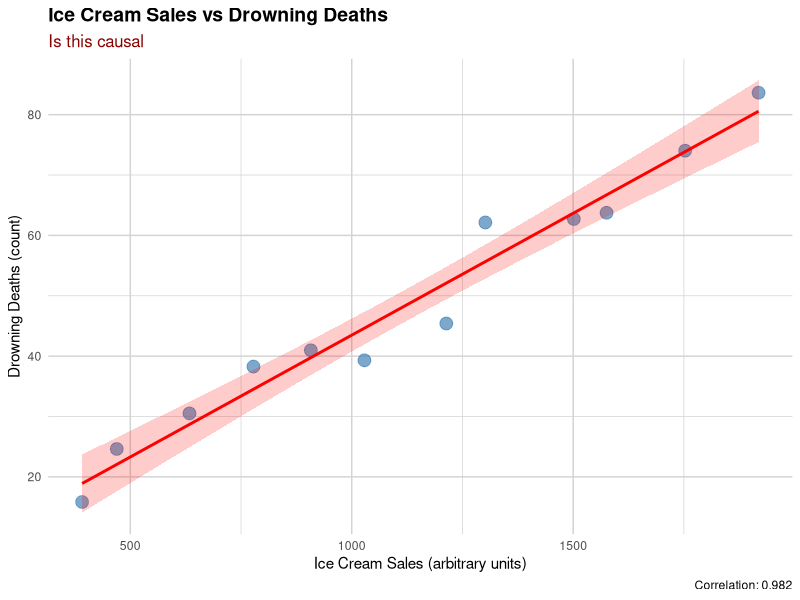
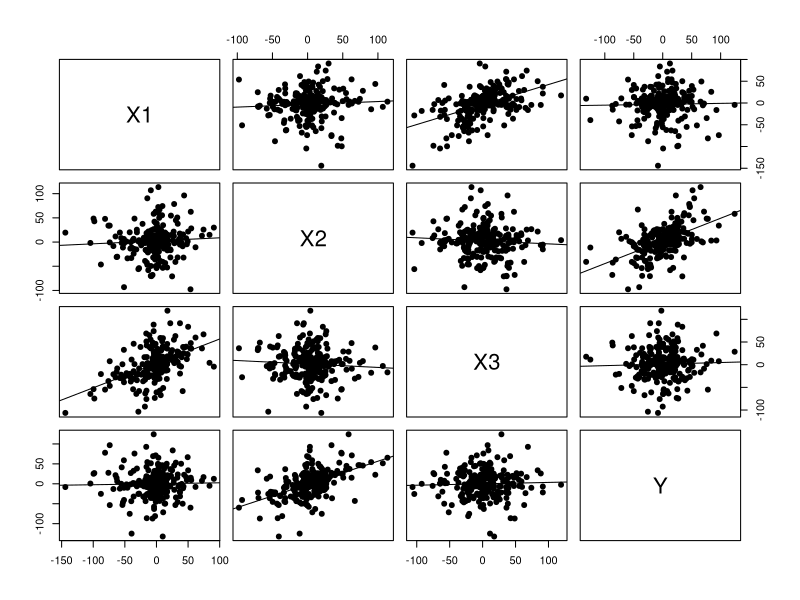
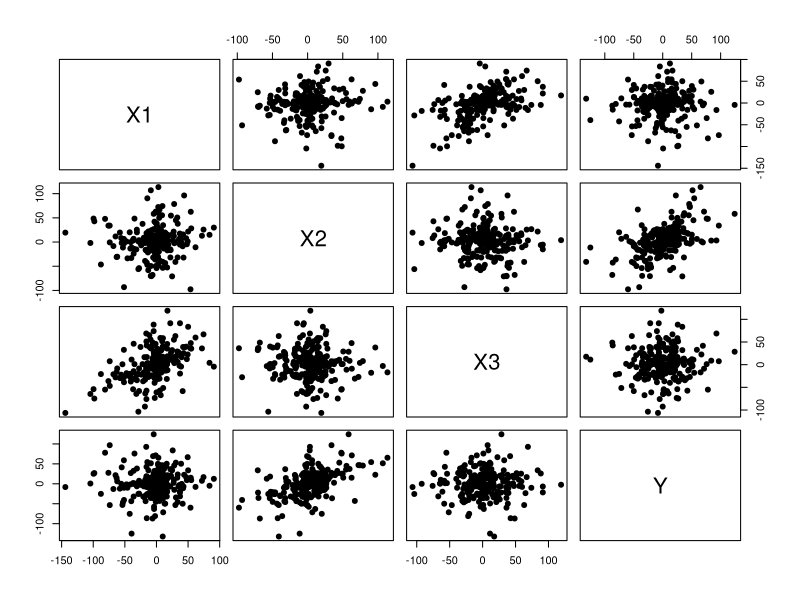

Reproduce these figures in R, in order.
## ---- chunk 1
knitr::opts_chunk$set(echo = FALSE, fig.align='center')

library(DiagrammeR)
library(ggplot2)
library(knitr)
library(kableExtra)
## ---- chunk 2

#| out-width: 12in
#| out-height: 3.5in

# Demonstrating Confounding: Ice Cream Sales vs Drowning Deaths
# A classic example showing how correlation does not imply causation

# Load required libraries
library(tidyverse)
library(ggplot2)
library(corrplot)

# Create synthetic data based on realistic patterns
set.seed(42)

# Temperature is the confounder (in Celsius)
temperature <- seq(5, 35, length.out = 12)  # Monthly temperatures

# Ice cream sales increase with temperature
ice_cream_sales <- 100 + 50 * temperature + rnorm(12, 0, 30)
ice_cream_sales <- pmax(ice_cream_sales, 0)  # Ensure non-negative

# Drowning deaths increase with temperature (people swim more)
drowning_deaths <- 10 + 2 * temperature + rnorm(12, 0, 3)

# Create a data frame
data <- tibble(
  month = month.abb,
  temperature = temperature,
  ice_cream_sales = ice_cream_sales,
  drowning_deaths = drowning_deaths
)

# Create scatter plot showing the correlation
scatter_plot <- data %>%
  ggplot(aes(x = ice_cream_sales, y = drowning_deaths)) +
  geom_point(size = 4, color = "steelblue", alpha = 0.7) +
  geom_smooth(method = "lm", se = TRUE, color = "red", fill = "red", alpha = 0.2) +
  labs(
    title = "Ice Cream Sales vs Drowning Deaths",
    subtitle = "Is this causal",
    x = "Ice Cream Sales (arbitrary units)",
    y = "Drowning Deaths (count)",
    caption = paste("Correlation:", round(cor(data$ice_cream_sales, data$drowning_deaths), 3))
  ) +
  theme_minimal() +
  theme(
    plot.title = element_text(face = "bold", size = 14),
    plot.subtitle = element_text(size = 12, color = "darkred"),
    panel.grid = element_line(color = "lightgray")
  )

print(scatter_plot)

## ---- chunk 3
set.seed(5)
x <- rnorm(500, sd=runif(500, 2, 50))
x2 <- 0.5 *x + rnorm(500, sd=runif(500, 2, 50))
d <- matrix(c(round(x, 2),round(x2, 2)), 250)
colnames(d) <-   c("X1","X2", "X3", "Y")

panel_regression_line = function(x,y, ...){
  points(x,y,...)
  linear_regression = lm(y~x)
  linear_regression_line = abline(linear_regression)
}


pairs(d, pch = 19, lower.panel=panel_regression_line, upper.panel = panel_regression_line)
## ---- chunk 4
set.seed(5)
x <- rnorm(500, sd=runif(500, 2, 50))
x2 <- 0.5 *x + rnorm(500, sd=runif(500, 2, 50))
d <- matrix(c(round(x, 2),round(x2, 2)), 250)
V <- cov(d)
colnames(V)  <- c("X1","X2", "X3", "Y")
rownames(V)  <- c("X","X2", "X3", "Y")
kable(V, digits = 2)
## ---- chunk 5
set.seed(5)
x <- rnorm(500, sd=runif(500, 2, 50))
x2 <- 0.5 *x + rnorm(500, sd=runif(500, 2, 50))
d <- matrix(c(x,x2), 250)
V <- cov(d)
colnames(V)  <- c("X1","X2", "X3", "Y")
rownames(V)  <- c("X","X2", "X3", "Y")
kable(cov2cor(V),  digits = 2)
## ---- chunk 6
# Create matrix with beta symbols
mat <- matrix(c(" ", " ", " ",
                "β₂₁", " ", " ",
                "β₃₁ + β₂₁*β₃₂", "β₃₂", " "), 
              nrow = 3, byrow = TRUE)

# Add row and column names
colnames(mat) <- c("Y₁", "Y₂", "Y₃")
rownames(mat) <- c("Y₁", "Y₂", "Y₃")

# Display with kable

kable(mat, escape = FALSE, align = "c") %>%
   kable_styling(bootstrap_options = c("striped", "bordered", "hover"),
                full_width = FALSE) %>%
  column_spec(1:4, width = "1cm", border_right = TRUE, border_left =T)  # Set all columns to 3cm width

## ---- chunk 7
set.seed(5)
x <- rnorm(500, sd=runif(500, 2, 50))
x2 <- 0.5 *x + rnorm(500, sd=runif(500, 2, 50))
d <- matrix(c(x,x2), 250)
colnames(d) <-   c("X1","X2", "X3", "Y")
pairs(d, pch = 19)
